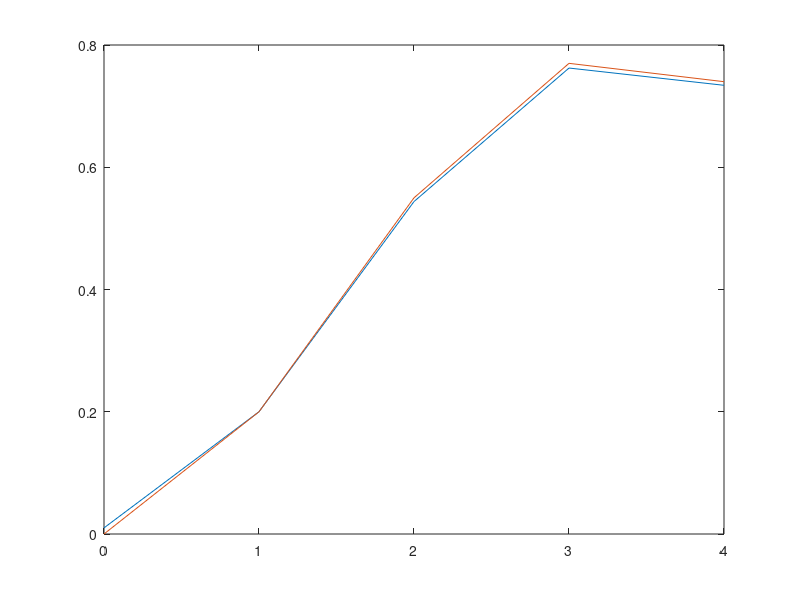

Recreate this plot in MATLAB.
clear; clc;

s = [0 0.2 0.55 0.77 0.74];
e = [1 0.8 0.45 0.23 0.26];

f = [s(1) 0 e(1) 0;
    s(2) s(1) e(2) e(1);
    s(3) s(2) e(3) e(2);
    s(4) s(3) e(4) e(3);
    ]

y = [s(2); s(3); s(4); s(5)]

theta = [];

theta = inv(f) * y

a1 = -theta(1);
a0 = -theta(2);
b1 = theta(3);
b0 = theta(4);

%%estimated value 
y_est = [];
y_est(1) = 0.01;
y_est(2) = s(2);

for i=3:length(s)
    y_est(i) = -a1* y_est(i-1) - a0* y_est(i-2) + b1* e(i-1) + b0 * e(i-2);
end

figure;
plot(0:length(s)-1, y_est); hold on;
plot(0:length(s)-1, s)

%% Linear Regression Method

phi = f;

LSM = phi \ y;
